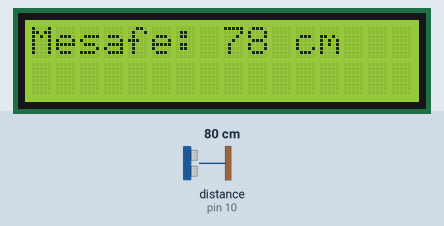
Recording of a sketch running on a simulated Arduino Uno, built with avr-gcc and run on an emulated ATmega328P. Shown: 16×2 character LCD. Wiring (inferred from the names in the program): ultrasonic range finder: trigger pin 9; echo pin 10. Inputs (shaded band) come from the test bench; at power-on: distance to the obstacle (sensor on pin 10) 80 cm. The echo pulse lasts 58.3 µs per cm; what the sketch prints to the serial monitor is not drawn.

Above: at 1.2 s.
1.3 s: distance to the obstacle (sensor on pin 10) set to 4 cm
At 2.0 s:
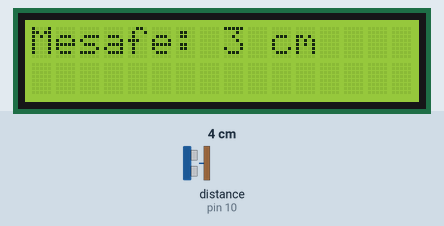
3.1 s: distance to the obstacle (sensor on pin 10) set to 2 cm
At 3.7 s:
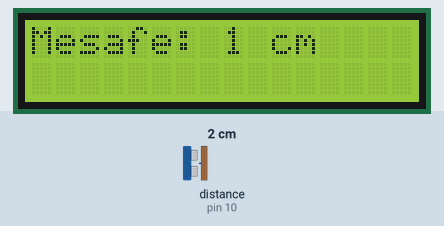
4.6 s: distance to the obstacle (sensor on pin 10) set to 9 cm
At 5.3 s:
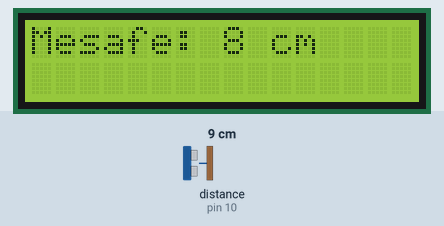
Timing chart, 0 to 7.6 s (numbered marks = the images above; inputs shaded):
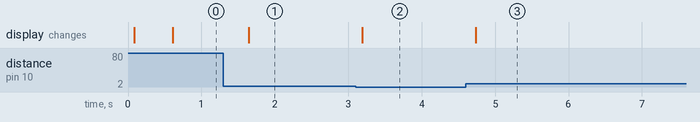

The sketch:

park_sensoru.ino
```cpp
#include <Wire.h>
#include <LiquidCrystal_I2C.h>

LiquidCrystal_I2C lcd(0x27, 16, 2);

const int trigPin = 9;
const int echoPin = 10;

long sure;
int mesafe;

void setup() {
  pinMode(trigPin, OUTPUT);
  pinMode(echoPin, INPUT);

  Serial.begin(9600);

  lcd.init();
  lcd.backlight();

  Serial.println("Mesafe(cm),Yanki_Suresi(us)");
}

void loop() {
  digitalWrite(trigPin, LOW);
  delayMicroseconds(2);
  digitalWrite(trigPin, HIGH);
  delayMicroseconds(10);
  digitalWrite(trigPin, LOW);

  sure = pulseIn(echoPin, HIGH);
  mesafe = sure * 0.034 / 2;

  lcd.setCursor(0, 0);
  lcd.print("Mesafe: ");
  lcd.print(mesafe);
  lcd.print(" cm   ");

  Serial.print(mesafe);
  Serial.print(",");
  Serial.println(sure);

  delay(500);
}
```

Measured:
- after the input at 1.3 s, the display: changes after 0.34 s (image 1)
- after the input at 3.1 s, the display: changes after 0.09 s (image 2)
- after the input at 4.6 s, the display: changes after 0.14 s (image 3)
